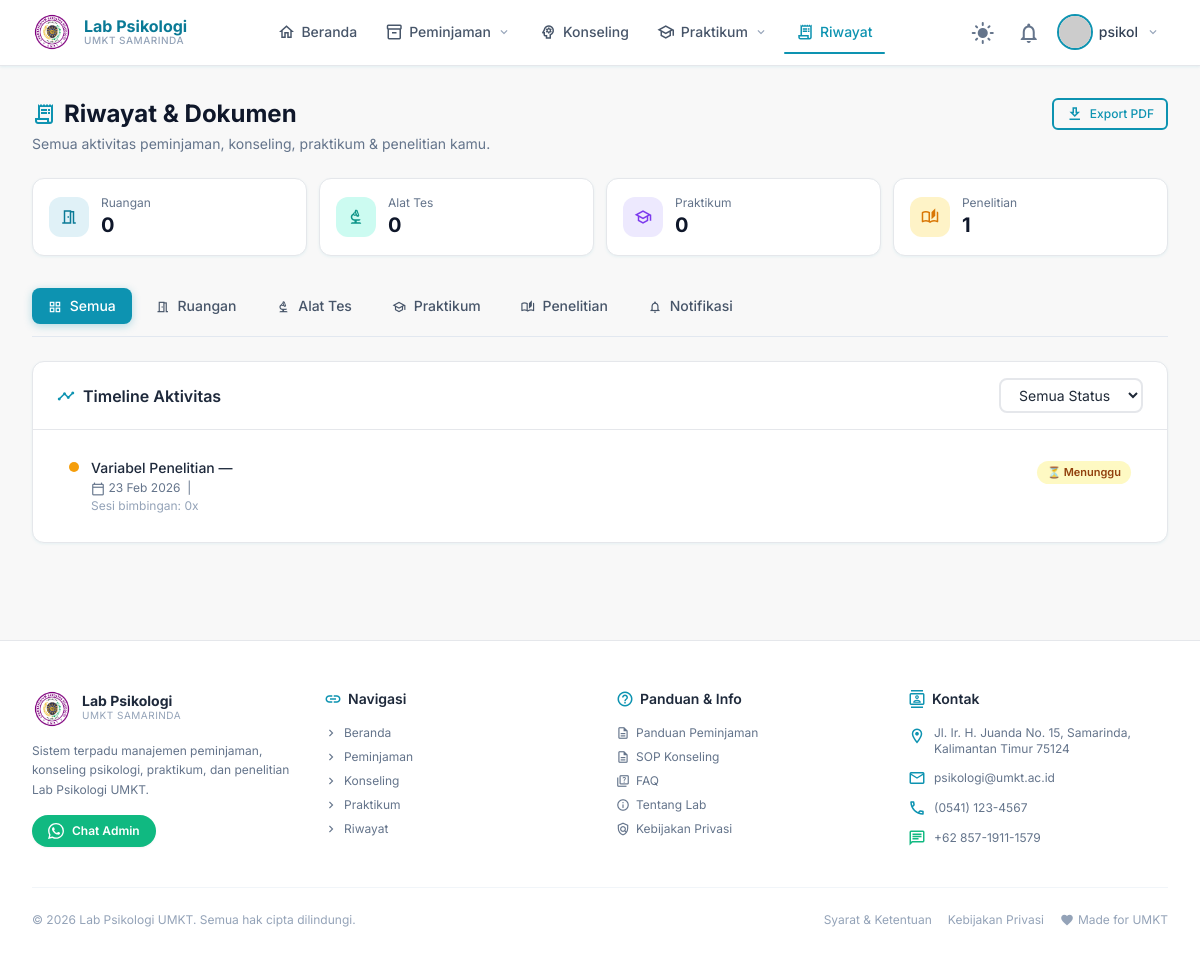
Page /riwayat/ (signed in) on the earlier database version.
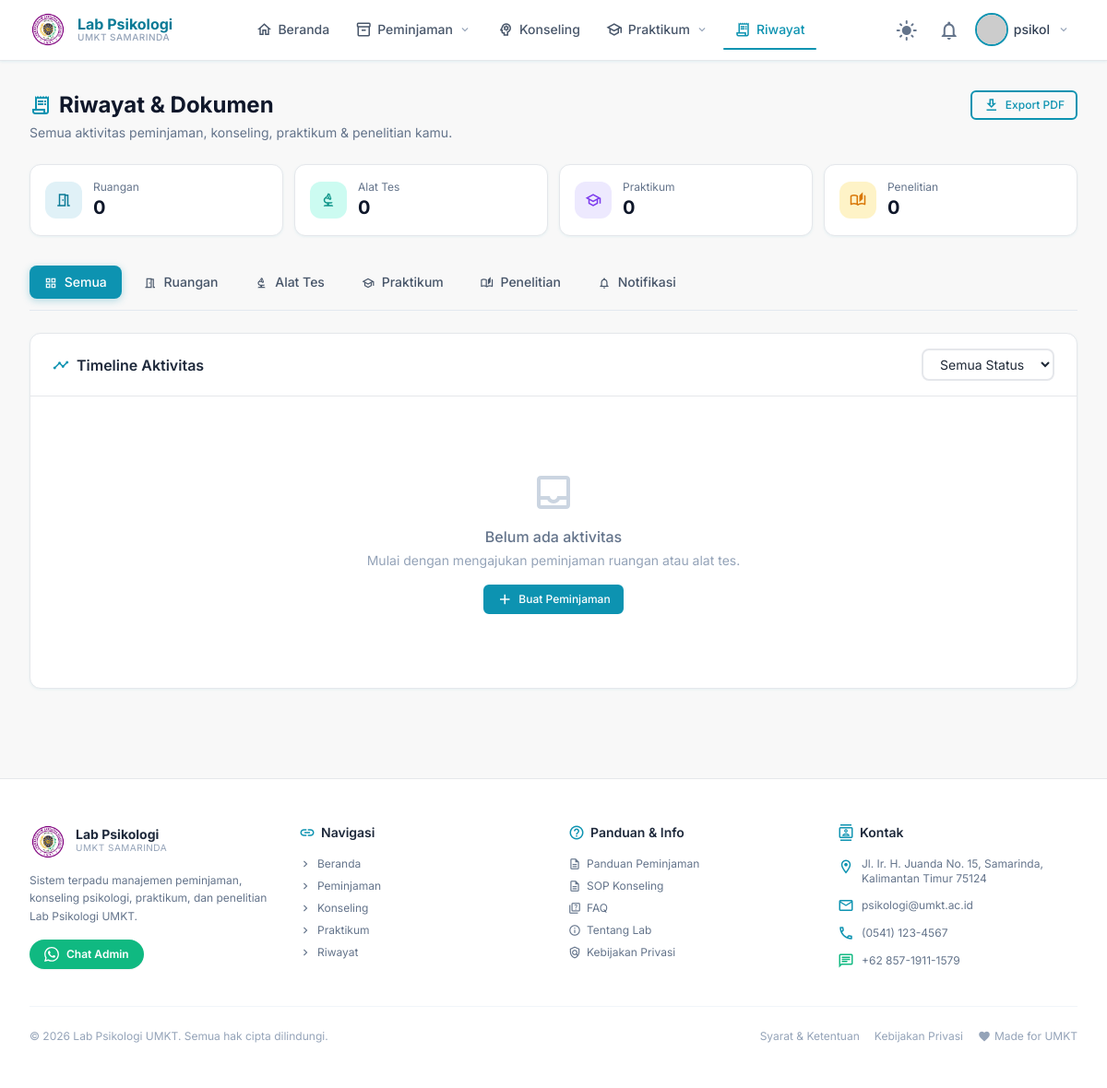
Same page on the later database version.
### research/models.py (models this page shows, shortened)
class ResearchRequest(TimeStampedModel):
    TYPE_CHOICES = (
        ('payung',    'Dalam Judul Payung'),
        ('individu',  'Individu (tanpa judul payung)'),
    )
    STATUS_CHOICES = (
        ('pending',   'Menunggu'),
        ('approved',  'Disetujui'),
        ('rejected',  'Ditolak'),
        ('completed', 'Selesai'),
    )
    student         = models.ForeignKey(
        User,
        on_delete=models.CASCADE,
        related_name='research_requests',
        verbose_name='Mahasiswa'
    )
    lecturer        = models.ForeignKey(
        Lecturer,
        on_delete=models.PROTECT,
        related_name='student_requests',
        verbose_name='Dosen Pembimbing'
    )
    research_title  = models.ForeignKey(
        ResearchTitle,
        on_delete=models.PROTECT,
        related_name='requests',
        null=True,
        blank=True,
        verbose_name='Judul Payung (opsional)'
    )
    request_type    = models.CharField(
        max_length=10,
        choices=TYPE_CHOICES,
        default='payung',
        verbose_name='Tipe Request'
    )
    thesis_title    = models.CharField(
        max_length=300,
        verbose_name='Judul Skripsi'
    )
    proposal        = models.FileField(
        upload_to='research/proposals/',
        blank=True,
        null=True,
        verbose_name='File Proposal'
    )
    status          = models.CharField(
        max_length=20,
        choices=STATUS_CHOICES,
        default='pending'
    )
    admin_notes     = models.TextField(blank=True, null=True, verbose_name='Catatan Admin')
    approved_by     = models.ForeignKey(
        User,
        on_delete=models.SET_NULL,
        null=True, blank=True,
        related_name='approved_research_requests'
    )
    approved_at     = models.DateTimeField(null=True, blank=True)
    class Meta:
        ordering = ['-created_at']
        verbose_name = 'Request Penelitian'
        verbose_name_plural = 'Request Penelitian'

### rooms/views.py (the view)
# urls.py: path('riwayat/', RiwayatView.as_view(), name='riwayat'),
class RiwayatView(LoginRequiredMixin, TemplateView):
    template_name = 'riwayat/riwayat.html'
    login_url = '/login/'
    def get_context_data(self, **kwargs):
        ctx = super().get_context_data(**kwargs)
        user = self.request.user
        ctx['room_bookings']  = RoomBooking.objects.filter(user=user).order_by('-created_at')
        ctx['tool_loans']     = ToolRental.objects.filter(user=user).order_by('-created_at')
        ctx['practicum_regs'] = PracticumRegistration.objects.filter(student=user).order_by('-created_at')  # ← student
        ctx['research_reqs']  = ResearchRequest.objects.filter(student=user).order_by('-created_at')        # ← kemungkinan student juga
        return ctx

### accounts/models.py (called while the page is built)
    def get_full_name(self):
        return f"{self.first_name} {self.last_name}".strip() or self.username

    @property
    def is_umkt(self):
        return self.user_type == 'umkt'

### core/context_processors.py (called while the page is built)
def media_url(request):
    return {
        'MEDIA_URL': settings.MEDIA_URL,
    }

### templates/riwayat/riwayat.html (shortened to what the changed rows need)
{% extends 'base.html' %}
{% load static %}
{% block content %}
<div class="max-w-7xl mx-auto px-4 sm:px-6 lg:px-8 py-8" id="riwayat-top">
  <div class="mb-8">
    <div class="flex items-start justify-between gap-4 flex-wrap">
      <div>
        <h1 class="text-2xl font-bold text-slate-900 dark:text-slate-100 flex items-center gap-2">
          <span class="material-icons-outlined text-primary-500">receipt_long</span>
          Riwayat & Dokumen
        </h1>
      </div>
    </div>
    <div class="grid grid-cols-2 sm:grid-cols-4 gap-3 mt-6">
      <div class="card p-4 flex items-center gap-3">
        <div>
          <p class="text-xs text-slate-500 dark:text-slate-400">Penelitian</p>
          <p class="text-xl font-bold text-slate-900 dark:text-slate-100">
            {{ research_reqs.count|default:"0" }}
          </p>
        </div>
      </div>
    </div>
  </div>
  <div id="tab-semua" class="tab-content active">
    <div class="card">
      <div class="card-header flex items-center justify-between">
        <h2 class="font-semibold text-slate-800 dark:text-slate-100 flex items-center gap-2">
          <span class="material-icons-outlined mat-sm text-primary-500">timeline</span>
          Timeline Aktivitas
        </h2>
      </div>
      <div class="card-body" id="timeline-list">
        {% if not room_bookings and not tool_loans and not practicum_regs and not research_reqs %}
        <div class="empty-state">
          <span class="material-icons-outlined mat-xl text-slate-300 dark:text-slate-600 mb-3">inbox</span>
          <p class="font-medium text-slate-500 dark:text-slate-400">Belum ada aktivitas</p>
          <p class="text-sm text-slate-400 dark:text-slate-500 mt-1">Mulai dengan mengajukan peminjaman ruangan atau alat tes.</p>
          <a href="/peminjaman/" class="btn btn-primary btn-sm mt-4 no-underline">
            <span class="material-icons-outlined mat-sm">add</span>
            Buat Peminjaman
          </a>
        </div>
        {% else %}
        <div class="space-y-3" id="timeline-items">
          {% for req in research_reqs %}
          <div class="timeline-item flex gap-3 p-3 rounded-xl hover:bg-slate-50 dark:hover:bg-slate-700/50 transition-colors"
               data-status="{{ req.status }}" data-type="penelitian">
            <div class="timeline-dot bg-amber-500 mt-1"></div>
            <div class="flex-1 min-w-0">
              <div class="flex items-start justify-between gap-2 flex-wrap">
                <div>
                  <p class="font-medium text-sm text-slate-800 dark:text-slate-200">
                    Variabel Penelitian — {{ req.variable.title }}
                  </p>
                  <p class="text-xs text-slate-500 dark:text-slate-400 mt-0.5">
                    <span class="material-icons-outlined mat-xs">calendar_today</span>
                    {{ req.created_at|date:"d M Y" }}
                    &nbsp;|&nbsp;{{ req.variable.focus_area }}
                  </p>
                  <p class="text-xs text-slate-400 dark:text-slate-500 mt-0.5">
                    Sesi bimbingan: {{ req.guidance_sessions.count|default:"0" }}x
                  </p>
                </div>
                <div class="flex-shrink-0">
                  <span class="status-badge status-{{ req.status }}">
                    {% if req.status == 'pending' %}⏳ Menunggu
                    {% elif req.status == 'approved' %}✅ Disetujui
                    {% elif req.status == 'declined' %}❌ Ditolak
                    {% elif req.status == 'completed' %}🏁 Selesai
                    {% else %}{{ req.status }}{% endif %}
                  </span>
                </div>
              </div>
            </div>
          </div>
          {% endfor %}
        </div>
        {% endif %}
      </div>
    </div>
  </div>
</div>
{% endblock %}

Differences in the rows shown:
removed ResearchRequest: created_at "23 Feb 2026", guidance_sessions.count "0", status "⏳ Menunggu"
Other differences:
{{ research_reqs.count|default:"0" }}: "1" → "0"
text now shown: "Belum ada aktivitas Mulai dengan mengajukan peminjaman ruangan atau alat tes. Buat Peminjaman"
